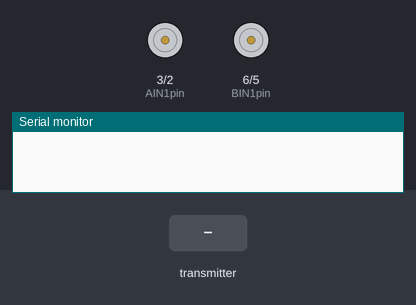
A sketch run on a simulated Arduino Uno, built with avr-gcc and run on an emulated ATmega328P. Shown: motor-driver pin pairs drawn as motors (green arrow = first pin HIGH = forward, orange = second pin HIGH = backward, longer = more drive, scaled by the enable pin), the last lines printed to the serial monitor. Inputs (shaded band) come from the test bench. No radio packets arrive unless stated.

Above: at 1.2 s.
1.3 s: the transmitter starts sending data.0 = 256
At 2.5 s:
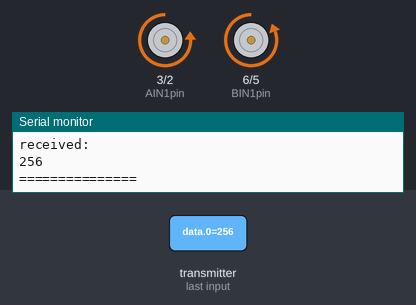
2.8 s: the transmitter starts sending data.1 = 256
At 3.7 s:
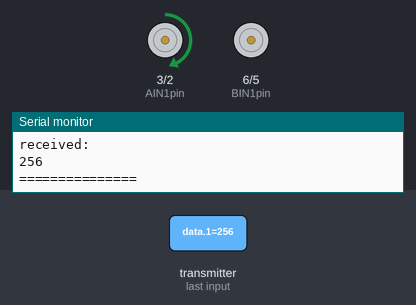
4.3 s: the transmitter starts sending data.1 = 0
At 4.8 s:
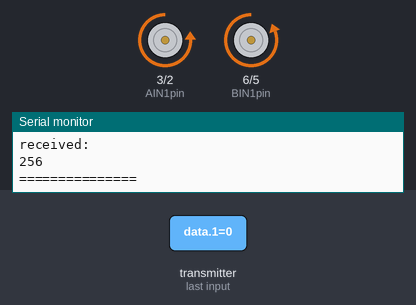
5.8 s: the transmitter starts sending data.1 = 512
At 7.2 s:
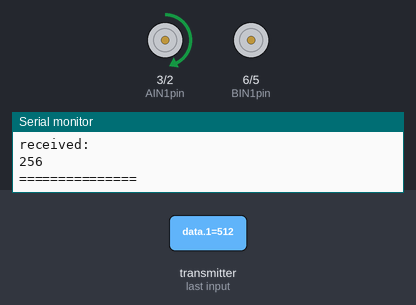
Timing chart, 0 to 8.3 s (numbered marks = the images above; inputs shaded):
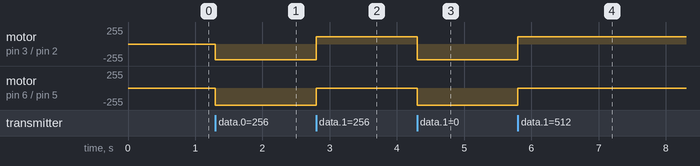

The sketch:

Robot_gesture_control_NRF_ADXL345_receiver.ino
```cpp
#include <SPI.h>      //SPI library for communicate with the nRF24L01+
#include "RF24.h"     //The main library of the nRF24L01+

//Define packet for the direction (X axis and Y axis)
int data[2];

//Define object from RF24 library - 9 and 10 are a digital pin numbers to which signals CE and CSN are connected
RF24 radio(7,8);

//Create a pipe addresses for the communicate
const uint64_t pipe = 0xE8E8F0F0E1LL;

int fullPowerLeft = 235;
int slowPowerLeft = 110;
int fullPowerRight = 200;
int slowPowerRight = 110;

int PWMApin = 9;
int AIN1pin = 3;
int AIN2pin = 2;
int PWMBpin = 4;
int BIN1pin = 6;
int BIN2pin = 5;

void setup() {
  pinMode(PWMApin, OUTPUT);
  pinMode(AIN1pin, OUTPUT);
  pinMode(AIN2pin, OUTPUT);
  pinMode(PWMBpin, OUTPUT);
  pinMode(BIN1pin, OUTPUT);
  pinMode(BIN2pin, OUTPUT);

  Serial.begin(9600);
  radio.begin();                    //Start the nRF24 communicate
  radio.openReadingPipe(1, pipe);   //Sets the address of the transmitter to which the program will receive data.
  radio.startListening();
}

void loop() {
if (radio.available()){
    radio.read(data, sizeof(data));
    Serial.println("received: ");
    Serial.println(data[0]);
     Serial.println("===============");

    if(data[0] < -50){
      backward();
    }
    if(data[0] > 50){

      forward();
    }
    if(data[1] < -50){
      turnRight();
    }
    if(data[1] > 50){
      turnLeft();
    }
    if(data[0] > -30 && data[0] < 30 && data[1] > -30 && data[1] < 30){
      stopMotors();
    }
  }
}

void stopMotors()
{
  digitalWrite(AIN1pin, LOW);
  digitalWrite(AIN2pin, LOW);
  analogWrite(PWMApin, 0);
  digitalWrite(BIN1pin, LOW);
  digitalWrite(BIN2pin, LOW);
  analogWrite(PWMBpin, 0);
}

void turnLeft()
{
  digitalWrite(AIN1pin, HIGH);
  digitalWrite(AIN2pin, LOW);
  analogWrite(PWMApin, slowPowerLeft);
  digitalWrite(BIN1pin, LOW);
  digitalWrite(BIN2pin, HIGH);
  analogWrite(PWMBpin, slowPowerRight);
}

void turnRight()
{
  digitalWrite(AIN1pin, LOW);
  digitalWrite(AIN2pin, HIGH);
  analogWrite(PWMApin, slowPowerLeft);
  digitalWrite(BIN1pin, HIGH);
  digitalWrite(BIN2pin, LOW);
  analogWrite(PWMBpin, slowPowerRight);
}

void forward()
{
  digitalWrite(AIN1pin, LOW);
  digitalWrite(AIN2pin, HIGH);
  analogWrite(PWMApin, fullPowerLeft);
  digitalWrite(BIN1pin, LOW);
  digitalWrite(BIN2pin, HIGH);
  analogWrite(PWMBpin, fullPowerRight);
}

void backward()
{
  digitalWrite(AIN1pin, HIGH);
  digitalWrite(AIN2pin, LOW);
  analogWrite(PWMApin, fullPowerLeft);
  digitalWrite(BIN1pin, HIGH);
  digitalWrite(BIN2pin, LOW);
  analogWrite(PWMBpin, fullPowerRight);
}
```

Measured:
- after the input at 1.3 s, motor on pin 3 (AIN1pin) / pin 2 (AIN2pin): stopped → backward 235/255 at once; motor on pin 6 (BIN1pin) / pin 5 (BIN2pin): stopped → backward 255/255 at once
- after the input at 2.8 s, motor on pin 3 (AIN1pin) / pin 2 (AIN2pin): backward 235/255 → forward 110/255 at once; motor on pin 6 (BIN1pin) / pin 5 (BIN2pin): backward 255/255 → stopped at once
- after the input at 4.3 s, motor on pin 3 (AIN1pin) / pin 2 (AIN2pin): forward 110/255 → backward 235/255 at once; motor on pin 6 (BIN1pin) / pin 5 (BIN2pin): stopped → backward 255/255 at once
- after the input at 5.8 s, motor on pin 3 (AIN1pin) / pin 2 (AIN2pin): backward 235/255 → forward 110/255 at once; motor on pin 6 (BIN1pin) / pin 5 (BIN2pin): backward 255/255 → stopped at once
